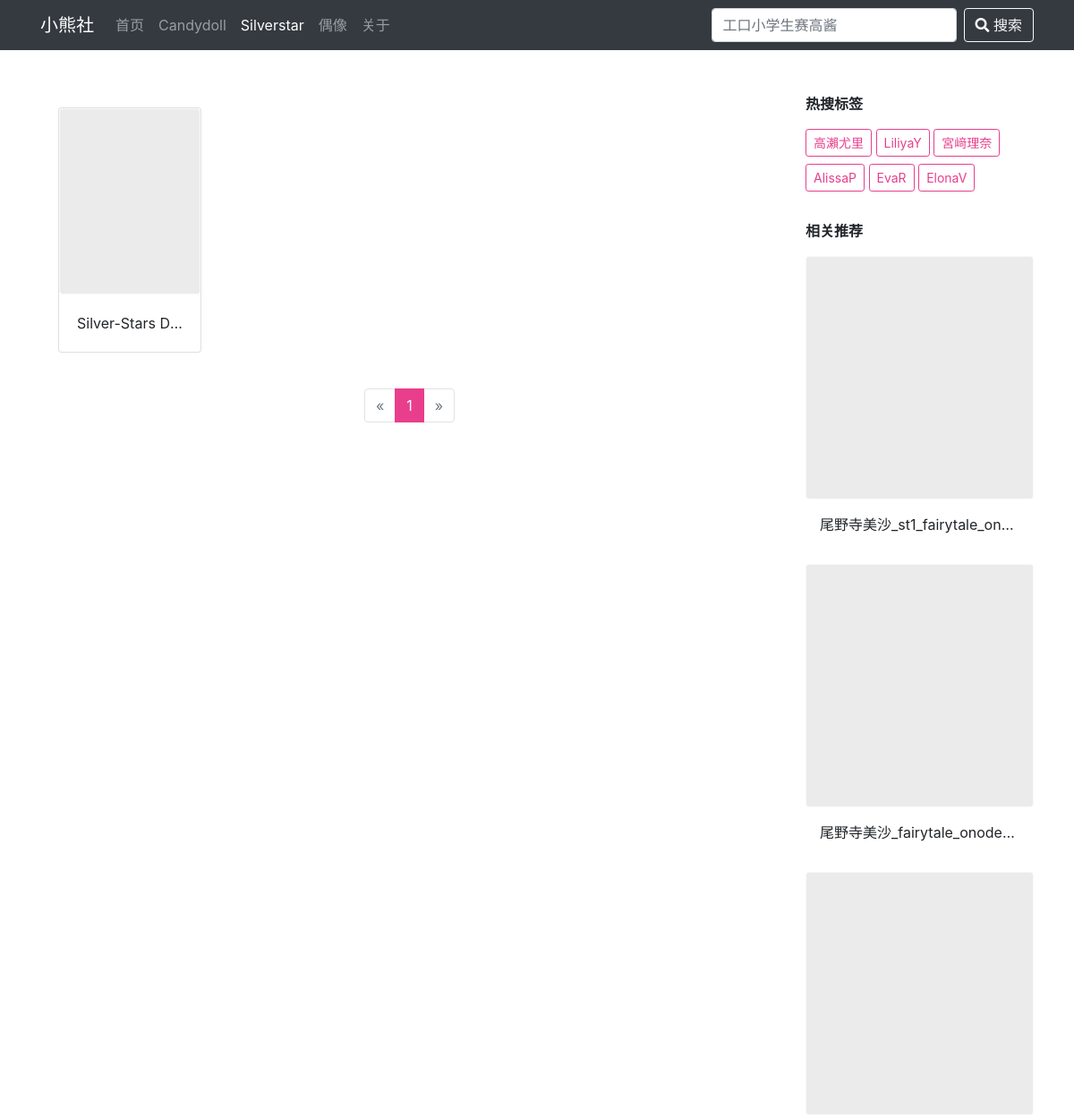
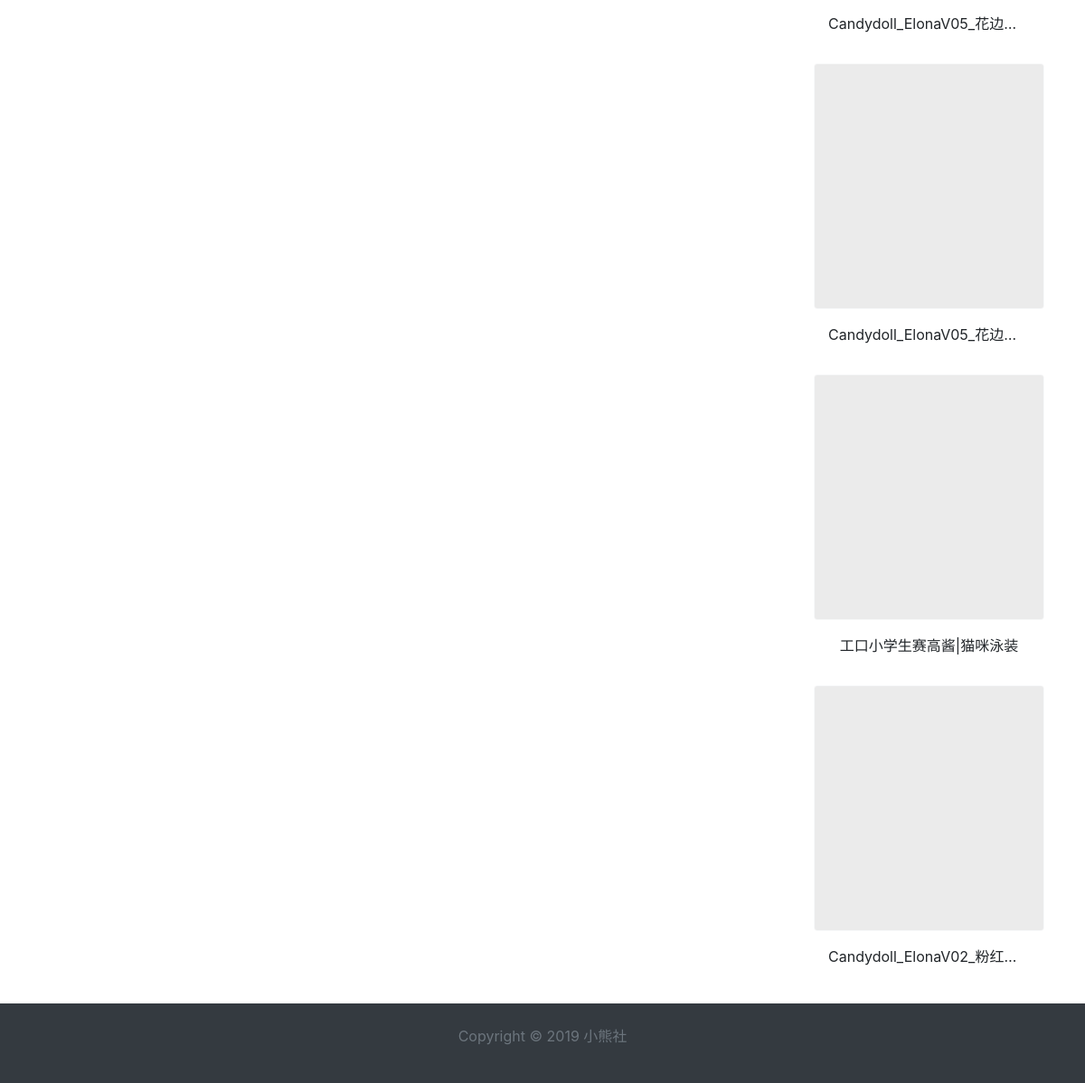
The page /photos/0/2/1 on the database its author committed (2 pictures, top to bottom).
### doll_sites/models.py (models this page shows, shortened)
class Photo(models.Model):
	series = models.ForeignKey("Series",on_delete=models.PROTECT,null=False)
	company = models.ForeignKey("Company",max_length = 60,null=True,blank=True,on_delete=models.PROTECT)
	name = models.CharField(max_length = 60)
	name_chinese = models.CharField(max_length=60)
	model_name = models.ManyToManyField("Actress")
	date_added = models.DateTimeField(null=True,blank=True,auto_now_add=True)
	photo_tag = models.ManyToManyField("Tag",blank=True)
	views_count = models.PositiveIntegerField(default=0)
	vip_photo = models.BooleanField(default=False)
	buy_concent = models.CharField(max_length=60,null=True,blank=True)
	buy_price = models.IntegerField(null=True,blank=True)
	buy_link = models.CharField(max_length = 360,null=True,blank=True)
	vip_bundle = models.BooleanField(default=False)
	bundle_concent = models.CharField(max_length=60,null=True,blank=True)
	bundle_price = models.IntegerField(null=True,blank=True)
	bundle_link = models.CharField(max_length = 360,null=True,blank=True)
	def get_cover_pic_link(self):
		current_name = self.id
		cover_pic_link = PhotoLink.objects.filter(photo=current_name).order_by('id')[0]
		return cover_pic_link.pic_link
	def get_photo_id(self):
		return self.id

class Actress(models.Model):
	actress_name_ch = models.CharField(max_length=60,null=True,blank=True)
	actress_name_jp = models.CharField(max_length=60,null=True,blank=True)
	actress_name_en = models.CharField(max_length=60,null=True,blank=True)
	avatar = models.ImageField(
							upload_to=upload_location,
							null=True,blank=True,
							)

### doll_sites/views.py (the view)
# urls.py: path('photos/<int:series>/<int:company>/<int:pageid>', views.photolist, name='Photos'),
def photolist(request,series,company,pageid):
	sort = request.GET.get('sort','-date_added')
	if series == 0:
		if company == 0:
			photo_list = Photo.objects.order_by(sort)
		else:
			photo_list = Photo.objects.filter(company=company).order_by(sort)
	else:
		if company == 0:
			photo_list = Photo.objects.filter(series=series).order_by(sort)
		else:
			photo_list = Photo.objects.filter(series=series,company=company).order_by(sort)
	limit = 20
	paginator = DollPaginator(pageid,5,photo_list,limit)
	current_photo_list = paginator.page(pageid)
	hot_actress = Actress.objects.all().order_by('?')[:6]
	new_photo_list = Photo.objects.order_by(sort)[:6]
	if company != 0:
		current_company = Company.objects.get(id=company)
	else:
		current_company = "all_company"
	nbar = str(current_company)
	context = {
		'current_photo_list':current_photo_list,		#分页的相册列表
		'photo_list':photo_list,		#未分页的相册列表
		'nbar':nbar,	#导航标志
		'new_photo_list':new_photo_list,	#最新图集
		'hot_actress':hot_actress,		#热搜标签
	}
	return render(
		request,
		'doll_sites/photo_list.html',
		context
	)

### doll_sites/models.py (called while the page is built)
	def __str__(self):
		return self.company_name

### doll_sites/views.py (called while the page is built, shortened)
    def page_num_range(self):
        if self.num_pages < self.per_pager_num:
            return range(1,self.num_pages+1)

### doll_sites/templates/doll_sites/photo_list.html (shortened to what this page needs)
<!DOCTYPE HTML>
<html class="h-100">
<head>
  <link rel='stylesheet' href='/static/css/bootstrap.css'>
  <link rel='stylesheet' href='/static/css/style.css'>
</head>
<body class="d-flex flex-column h-100">
  {% include 'doll_sites/navi.html' %}
<div class="container">
  <div class="row">
    <div class="col-lg-9 mt-5 ">
      <div class="d-flex flex-wrap">
          {% block content %}
          {% for photo in current_photo_list %}
          <div class="card card-photolist my-3 p-0">
            <a href="/photo/{{ photo.get_photo_id}}" title=" {{ photo.name_chinese }} " target='_self'>
              <img class="card-img-top img-fluid border border-light lazyloadx" data-original="{{ photo.get_cover_pic_link }}"
                src="/static/image/loading.png" alt="photos" lazyloadthumb="1" lazyloaded="true">
            </a>
            <div class="card-body">
              <p class="card-text text-center text-truncate">{{ photo.name_chinese }}</p>
            </div>
          </div>
          {% endfor %}
          {% endblock %}
      </div>
      <div>
          <nav aria-label="photo_list">
              <ul class="pagination justify-content-center mt-4 mb-5">
                {% if current_photo_list.has_previous %}
                <li class="page-item">
                  <a class="page-link" href="/photos/0/0/{{ current_photo_list.previous_page_number }}">
                    <span>&laquo;</span>
                    <span class="sr-only">上一页</span>
                  </a>
                </li>
                {% else %}
                <li class="page-item disabled">
                  <a class="page-link" href="">
                    <span>&laquo;</span>
                  </a>
                </li>
                {% endif %}
                {% for i in current_photo_list.paginator.page_num_range %}
                {% if current_photo_list.number == i %}
                <li class="page-item active">
                  <span class="page-link">{{ i }}
                    </span>
                  </li>
                {% else %}
                <li class="page-item"><a class="page-link" href="/photos/0/0/{{ i }}">{{ i }}</a></li>
                {% endif %}
                {% endfor %}
                {% if current_photo_list.has_next %}
                <li class="page-item">
                  <a class="page-link active" href="/photos/0/0/{{ current_photo_list.next_page_number }}">
                    <span>&raquo;</span>
                  </a>
                </li>
                {% else %}
                <li class="page-item disabled">
                  <a class="page-link" href="">
                    <span>&raquo;</span>
                  </a>
                </li>
                {% endif %}
              </ul>
            </nav>
      </div>
    </div>
    <div class="col-lg-3 mt-5 ">
        {% include 'doll_sites/main-right.html'%}
    </div>
  </div>
</div>
{% include 'doll_sites/footer.html' %}
</body>
</html>

### doll_sites/templates/doll_sites/main-right.html
  <div class="tags">
      <p class="font-weight-bold">热搜标签
      </p>
        {% for actress in hot_actress %}
          <a class="btn btn-sm btn-outline-primary mb-2" href="../search/?kwd={{ actress.actress_name_ch }}" title="{{ actress.actress_name_ch }}">
            {{ actress.actress_name_ch }}
          </a>
        {% endfor %}
    </div>
      <div class="my-4">
        <p class="font-weight-bold">相关推荐</p>
          {% for photo in new_photo_list %}
            <a href="/photo/{{ photo.get_photo_id}}" title="{{ photo.name_chinese}}">
              <img  class="card-img-top img-fluid border-light lazyloadx" data-original='{{ photo.get_cover_pic_link }}'
              src="/static/image/loading.png"
              alt="{{ photo.name_chinese}}">
            </a>
            <p class="text-center text-truncate p-3">{{ photo.name_chinese }}</p>
          {% endfor %}
      </div>

### doll_sites/static/css/style.css (style rules this page uses)
* { margin: 0; padding: 0; }
.card-img-top { height: 17rem; object-fit: cover; border: 1px solid #eeeeee; border-radius: 4px; }
.card-photolist { width: 160px; margin-right: 20px; margin-left: 20px; }
.card-photolist .card-img-top { height: 13rem; }

### rows shown on the page
Photo: name_chinese "Silver-Stars D…"
Actress: actress_name_ch "高瀨尤里"
Actress: actress_name_ch "LiliyaY"
Actress: actress_name_ch "宮﨑理奈"
Actress: actress_name_ch "AlissaP"
Actress: actress_name_ch "EvaR"
Actress: actress_name_ch "ElonaV"
Photo: name_chinese "尾野寺美沙_st1_fairytale_on…"
Photo: name_chinese "尾野寺美沙_fairytale_onode…"
Photo: name_chinese "Candydoll_ElonaV05_花边…"
Photo: name_chinese "Candydoll_ElonaV05_花边…"
Photo: name_chinese "工口小学生赛高酱|猫咪泳装"
Photo: name_chinese "Candydoll_ElonaV02_粉红…"

### other values the page prints
{{ i }} "1"
